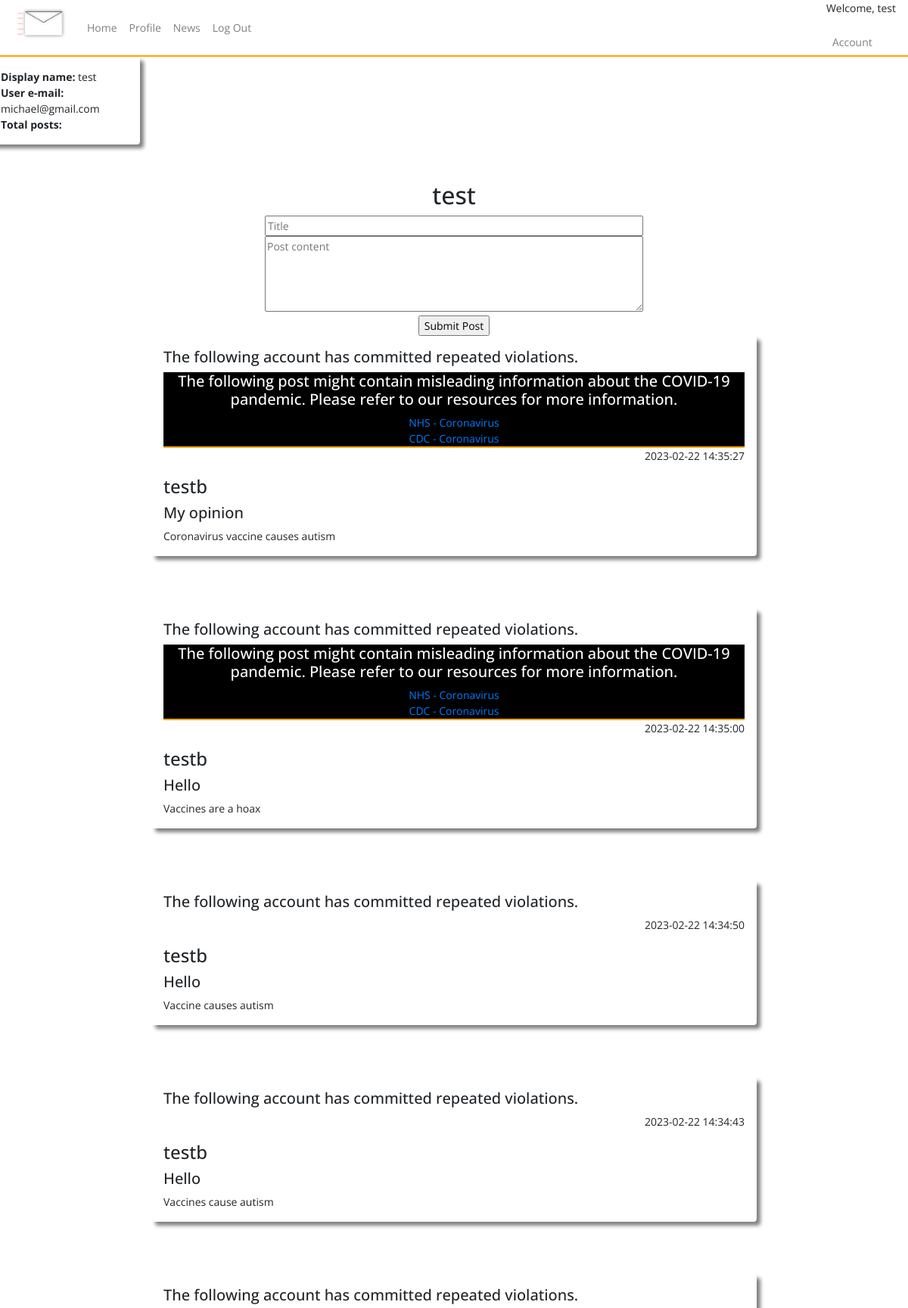
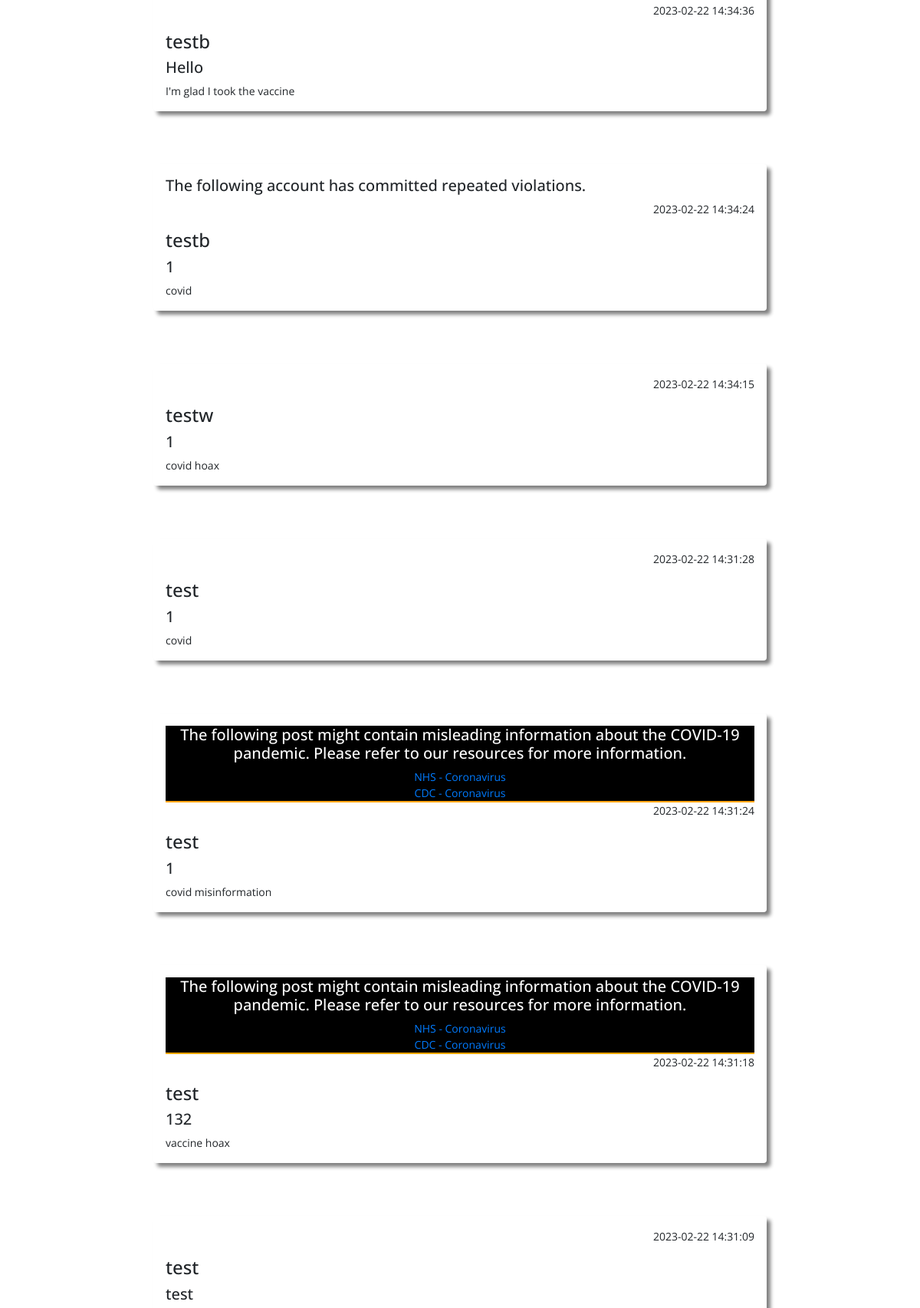
Page /index (signed in, upper part) on the committed database (2 pictures, top to bottom).
### tables this page shows
CREATE TABLE users (
    ID INTEGER PRIMARY KEY AUTOINCREMENT,
    username TEXT NOT NULL,
    password TEXT NOT NULL,
    email TEXT NOT NULL UNIQUE
, user_type VARCHAR, whitelisted text, blacklisted text);

CREATE TABLE posts (
    ID INTEGER PRIMARY KEY AUTOINCREMENT,
    title TEXT NOT NULL,
    content TEXT NOT NULL,
    by_user TEXT NOT NULL,
    created_at timestamp default current_timestamp
, userID integer, flagged text, blacklisted text);

### app.py (the view)
@app.route("/index")
def posts():
   if not session.get('username'):
    return redirect(url_for('home'))
   posts=query_db('SELECT * FROM posts ORDER BY created_at DESC')
   user=query_db('SELECT * FROM users WHERE username = ?', [session['username']], True)
   return render_template('index.html', posts = posts, user = user)

### app.py (called while the page is built)
def query_db(query, args=(), one=False):
    con = g._database = sqlite3.connect(DATABASE)
    con.row_factory = sqlite3.Row
    cur = con.execute(query, args)
    rv = cur.fetchall()
    cur.close()
    return (rv[0] if rv else None) if one else rv

### templates/index.html (shortened to what this page needs)
{% include "layout.html" %}
{% include "nav.html" %}
<body>
<div class="row h-500 acc_snippet">
  <div class="col-4 shadow p-3 mb-5 rounded">
      <b>Display name:</b> {{ user.username }}<br>
      <b>User e-mail:</b> {{ user.email }}<br>
      <b>Total posts:</b>
  </div>
</div>
<div class="container-fluid create-post">
  <div class="row h-500">
    <div class="col">
      <h2>{{session.username}}</h2>
      <form action="{{ url_for('post_submit') }}" method="POST" id="post_form">
        <input type="text" placeholder="Title" name="title" style="width: 500px" required/><br>
        <textarea placeholder="Post content" form="post_form" name="content" style="height: 100px; width: 500px" required></textarea>
        <br/>
        <input type="submit" value="Submit Post" />
      </form>
</div>
</div>
</div>
    {% for post in posts %}
    <div class="shadow mx-auto posts p-3 mb-5 rounded">
    {% if post.blacklisted == "yes" %}
    <h5>The following account has committed repeated violations.</h5>
    {% endif %}
    {% if post.flagged == "yes" %}
    <div class="flagged_post">
      <h5>The following post might contain misleading information about the COVID-19 pandemic. Please refer to our resources for more information.</h5>
      <a href="https://www.nhs.uk/conditions/coronavirus-covid-19/">NHS - Coronavirus </a><br>
      <a href="https://www.cdc.gov/coronavirus/2019-ncov/index.html">CDC - Coronavirus</a>
    </div>
    {% endif %}
    <p align="right">{{  post.created_at  }}</p>
    <h4>{{ post.by_user }}</h4>
    <h5>{{ post.title }}</h5>
    {{ post.content }}<br/>
    </div>
    <br/>
    {% endfor %}
</body>

### templates/layout.html (shortened to what this page needs)
<!doctype html>
<head>
  <link href="{{ url_for('static', filename='css/bootstrap.min.css') }}" rel="stylesheet">
  <link href="{{ url_for('static', filename='css/style.css') }}" rel="stylesheet">
  <link href="https://cdnjs.cloudflare.com/ajax/libs/toastr.js/latest/toastr.min.css" rel="stylesheet">
</head>

### templates/nav.html (shortened to what this page needs)
<nav class="navbar nav-main navbar-expand-lg navbar-light">
    <a class="navbar-brand">
      <img src="{{url_for('static', filename='assets/logo.png')}}" alt="logo" style="height: 75px;">
    </a>
    <div class="collapse navbar-collapse" id="navbarNav">
      <ul class="navbar-nav">
        <li class="nav-item">
          <a class="nav-link" href="{{ url_for('posts') }}">Home</a>
        </li>
        <li class="nav-item">
          <a class="nav-link" href="{{ url_for('profile') }}">Profile</a>
        </li>
        <li class="nav-item">
          <a class="nav-link" href="{{ url_for('news') }}">News</a>
        </li>
        <li class="nav-item">
          <a class="nav-link" href="{{ url_for('logout') }}">Log Out</a>
        </li>
      </ul>
    </div>
    <div class="welcome-session">
      <p>Welcome, {{session.username}}</p>
      <ul class="navbar-nav">
        <li class="nav-item">
          <a class="nav-link" href="{{ url_for('account_settings') }}">Account</a>
        </li>
      </ul>
    </div>
  </nav>

### static/css/style.css (style rules this page uses)
body { font-family: 'Open Sans', sans-serif; font-weight: 400px; font-size: 14px; }
.shadow { box-shadow: 5px 5px 5px grey; }
.posts { width: 800px; }
.create-post { margin-left: auto; margin-right: auto; justify-content: center; text-align: center; padding-top: -20px; }
.nav-main { background-color: rgb(255, 255, 255); border-bottom: 2px solid orange; height: 75px; }
.welcome-session { text-align: right; }
.acc_snippet { width: 50%; }
.flagged_post { text-align: center; background-color: black; color: white; border-bottom: 2px solid orange; height: auto; width: auto; }

### rows in the picture
users: username "test", email "michael@gmail.com"
posts: shows "The following account has committed repeated violations.", flagged "NHS - Coronavirus", created_at "2023-02-22 14:35:27", by_user "testb", title "My opinion", content "Coronavirus vaccine causes autism"
posts: shows "The following account has committed repeated violations.", flagged "NHS - Coronavirus", created_at "2023-02-22 14:35:00", by_user "testb", title "Hello", content "Vaccines are a hoax"
posts: shows "The following account has committed repeated violations.", created_at "2023-02-22 14:34:50", by_user "testb", title "Hello", content "Vaccine causes autism"
posts: shows "The following account has committed repeated violations.", created_at "2023-02-22 14:34:43", by_user "testb", title "Hello", content "Vaccines cause autism"
posts: shows "The following account has committed repeated violations.", created_at "2023-02-22 14:34:36", by_user "testb", title "Hello", content "I'm glad I took the vaccine"
posts: shows "The following account has committed repeated violations.", created_at "2023-02-22 14:34:24", by_user "testb", title "1", content "covid"
posts: created_at "2023-02-22 14:34:15", by_user "testw", title "1", content "covid hoax"
posts: created_at "2023-02-22 14:31:28", by_user "test", title "1", content "covid"
posts: flagged "NHS - Coronavirus", created_at "2023-02-22 14:31:24", by_user "test", title "1", content "covid misinformation"
posts: flagged "NHS - Coronavirus", created_at "2023-02-22 14:31:18", by_user "test", title "132", content "vaccine hoax"
posts: created_at "2023-02-22 14:31:09", by_user "test", title "test"

### other values in the picture
{{ session.username }} "test"
